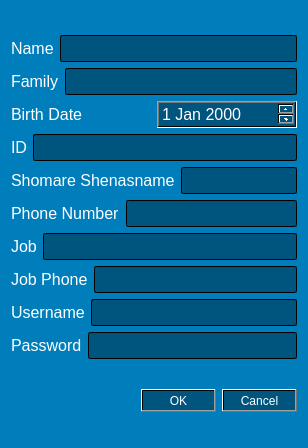
<?xml version="1.0" encoding="UTF-8"?>
<ui version="4.0">
 <class>Dialog_managerSingIn</class>
 <widget class="QDialog" name="Dialog_managerSingIn">
  <property name="geometry">
   <rect>
    <x>0</x>
    <y>0</y>
    <width>308</width>
    <height>448</height>
   </rect>
  </property>
  <property name="windowTitle">
   <string>Dialog</string>
  </property>
  <property name="styleSheet">
   <string notr="true">QDialog{background-color: qlineargradient(spread:reflect, x1:1, y1:0, x2:1, y2:1, stop:0.517413 rgba(0, 125, 187, 255));
color: rgb(255, 255, 255);}
QLineEdit
{
background-color: qlineargradient(spread:reflect, x1:1, y1:0, x2:1, y2:1, stop:0.517413 rgba(0, 85, 127, 255));
color: rgb(255, 255, 255);
}
</string>
  </property>
  <layout class="QGridLayout" name="gridLayout">
   <item row="0" column="0">
    <layout class="QVBoxLayout" name="verticalLayout">
     <item>
      <layout class="QHBoxLayout" name="horizontalLayout">
       <item>
        <widget class="QLabel" name="label_name">
         <property name="font">
          <font>
           <pointsize>12</pointsize>
          </font>
         </property>
         <property name="styleSheet">
          <string notr="true">
color: rgb(255, 255, 255);</string>
         </property>
         <property name="text">
          <string>Name</string>
         </property>
        </widget>
       </item>
       <item>
        <widget class="QLineEdit" name="lineEdit_name">
         <property name="font">
          <font>
           <pointsize>12</pointsize>
          </font>
         </property>
        </widget>
       </item>
      </layout>
     </item>
     <item>
      <layout class="QHBoxLayout" name="horizontalLayout_2">
       <item>
        <widget class="QLabel" name="label_family">
         <property name="font">
          <font>
           <pointsize>12</pointsize>
          </font>
         </property>
         <property name="styleSheet">
          <string notr="true">color: rgb(255, 255, 255);</string>
         </property>
         <property name="text">
          <string>Family</string>
         </property>
        </widget>
       </item>
       <item>
        <widget class="QLineEdit" name="lineEdit_family">
         <property name="font">
          <font>
           <pointsize>12</pointsize>
          </font>
         </property>
        </widget>
       </item>
      </layout>
     </item>
     <item>
      <layout class="QHBoxLayout" name="horizontalLayout_3">
       <item>
        <widget class="QLabel" name="label_birthDate">
         <property name="font">
          <font>
           <pointsize>12</pointsize>
          </font>
         </property>
         <property name="styleSheet">
          <string notr="true">color: rgb(255, 255, 255);</string>
         </property>
         <property name="text">
          <string>Birth Date</string>
         </property>
        </widget>
       </item>
       <item>
        <widget class="QDateEdit" name="dateEdit">
         <property name="font">
          <font>
           <pointsize>12</pointsize>
          </font>
         </property>
         <property name="styleSheet">
          <string notr="true">background-color: qlineargradient(spread:reflect, x1:1, y1:0, x2:1, y2:1, stop:0.517413 rgba(0, 85, 127, 255));
color: rgb(255, 255, 255);</string>
         </property>
        </widget>
       </item>
      </layout>
     </item>
     <item>
      <layout class="QHBoxLayout" name="horizontalLayout_4">
       <item>
        <widget class="QLabel" name="label_ID">
         <property name="font">
          <font>
           <pointsize>12</pointsize>
          </font>
         </property>
         <property name="styleSheet">
          <string notr="true">color: rgb(255, 255, 255);</string>
         </property>
         <property name="text">
          <string>ID</string>
         </property>
        </widget>
       </item>
       <item>
        <widget class="QLineEdit" name="lineEdit_ID">
         <property name="font">
          <font>
           <pointsize>12</pointsize>
          </font>
         </property>
        </widget>
       </item>
      </layout>
     </item>
     <item>
      <layout class="QHBoxLayout" name="horizontalLayout_5">
       <item>
        <widget class="QLabel" name="label_shShenasname">
         <property name="font">
          <font>
           <pointsize>12</pointsize>
          </font>
         </property>
         <property name="styleSheet">
          <string notr="true">color: rgb(255, 255, 255);</string>
         </property>
         <property name="text">
          <string>Shomare Shenasname</string>
         </property>
        </widget>
       </item>
       <item>
        <widget class="QLineEdit" name="lineEdit_shShenas">
         <property name="font">
          <font>
           <pointsize>12</pointsize>
          </font>
         </property>
        </widget>
       </item>
      </layout>
     </item>
     <item>
      <layout class="QHBoxLayout" name="horizontalLayout_6">
       <item>
        <widget class="QLabel" name="label_phoneNum">
         <property name="font">
          <font>
           <pointsize>12</pointsize>
          </font>
         </property>
         <property name="styleSheet">
          <string notr="true">color: rgb(255, 255, 255);</string>
         </property>
         <property name="text">
          <string>Phone Number</string>
         </property>
        </widget>
       </item>
       <item>
        <widget class="QLineEdit" name="lineEdit_phoneNum">
         <property name="font">
          <font>
           <pointsize>12</pointsize>
          </font>
         </property>
        </widget>
       </item>
      </layout>
     </item>
     <item>
      <layout class="QHBoxLayout" name="horizontalLayout_7">
       <item>
        <widget class="QLabel" name="label_job">
         <property name="font">
          <font>
           <pointsize>12</pointsize>
          </font>
         </property>
         <property name="styleSheet">
          <string notr="true">color: rgb(255, 255, 255);</string>
         </property>
         <property name="text">
          <string>Job</string>
         </property>
        </widget>
       </item>
       <item>
        <widget class="QLineEdit" name="lineEdit_job">
         <property name="font">
          <font>
           <pointsize>12</pointsize>
          </font>
         </property>
        </widget>
       </item>
      </layout>
     </item>
     <item>
      <layout class="QHBoxLayout" name="horizontalLayout_8">
       <item>
        <widget class="QLabel" name="label_jobPhone">
         <property name="font">
          <font>
           <pointsize>12</pointsize>
          </font>
         </property>
         <property name="styleSheet">
          <string notr="true">color: rgb(255, 255, 255);</string>
         </property>
         <property name="text">
          <string>Job Phone</string>
         </property>
        </widget>
       </item>
       <item>
        <widget class="QLineEdit" name="lineEdit_jobPhone">
         <property name="font">
          <font>
           <pointsize>12</pointsize>
          </font>
         </property>
        </widget>
       </item>
      </layout>
     </item>
     <item>
      <layout class="QHBoxLayout" name="horizontalLayout_9">
       <item>
        <widget class="QLabel" name="label_username">
         <property name="font">
          <font>
           <pointsize>12</pointsize>
          </font>
         </property>
         <property name="styleSheet">
          <string notr="true">color: rgb(255, 255, 255);</string>
         </property>
         <property name="text">
          <string>Username</string>
         </property>
        </widget>
       </item>
       <item>
        <widget class="QLineEdit" name="lineEdit_username">
         <property name="font">
          <font>
           <pointsize>12</pointsize>
          </font>
         </property>
        </widget>
       </item>
      </layout>
     </item>
     <item>
      <layout class="QHBoxLayout" name="horizontalLayout_10">
       <item>
        <widget class="QLabel" name="label_password">
         <property name="font">
          <font>
           <pointsize>12</pointsize>
          </font>
         </property>
         <property name="styleSheet">
          <string notr="true">color: rgb(255, 255, 255);</string>
         </property>
         <property name="text">
          <string>Password</string>
         </property>
        </widget>
       </item>
       <item>
        <widget class="QLineEdit" name="lineEdit_password">
         <property name="font">
          <font>
           <pointsize>12</pointsize>
          </font>
         </property>
        </widget>
       </item>
      </layout>
     </item>
    </layout>
   </item>
   <item row="1" column="0">
    <widget class="QDialogButtonBox" name="buttonBox">
     <property name="styleSheet">
      <string notr="true">background-color: qlineargradient(spread:reflect, x1:1, y1:0, x2:1, y2:1, stop:0.517413 rgba(0, 85, 127, 255));
color: rgb(255, 255, 255);</string>
     </property>
     <property name="standardButtons">
      <set>QDialogButtonBox::Cancel|QDialogButtonBox::Ok</set>
     </property>
    </widget>
   </item>
  </layout>
 </widget>
 <resources/>
 <connections/>
</ui>
